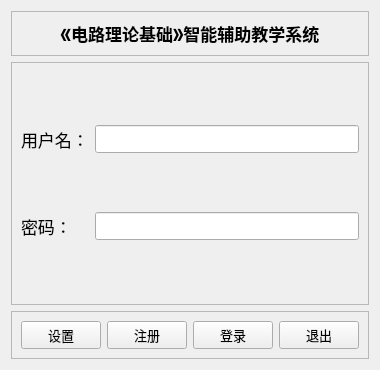
<?xml version="1.0" encoding="UTF-8"?>
<ui version="4.0">
 <class>Login</class>
 <widget class="QWidget" name="Login">
  <property name="geometry">
   <rect>
    <x>0</x>
    <y>0</y>
    <width>356</width>
    <height>370</height>
   </rect>
  </property>
  <property name="sizePolicy">
   <sizepolicy hsizetype="Fixed" vsizetype="Fixed">
    <horstretch>0</horstretch>
    <verstretch>0</verstretch>
   </sizepolicy>
  </property>
  <property name="windowTitle">
   <string>欢迎使用《电路理论基础》智能辅助教学系统</string>
  </property>
  <layout class="QVBoxLayout" name="verticalLayout">
   <item>
    <widget class="QFrame" name="frame">
     <property name="sizePolicy">
      <sizepolicy hsizetype="Preferred" vsizetype="Fixed">
       <horstretch>0</horstretch>
       <verstretch>0</verstretch>
      </sizepolicy>
     </property>
     <property name="frameShape">
      <enum>QFrame::Shape::StyledPanel</enum>
     </property>
     <property name="frameShadow">
      <enum>QFrame::Shadow::Raised</enum>
     </property>
     <layout class="QHBoxLayout" name="horizontalLayout">
      <item>
       <widget class="QLabel" name="label_2">
        <property name="font">
         <font>
          <pointsize>13</pointsize>
          <bold>true</bold>
         </font>
        </property>
        <property name="text">
         <string>《电路理论基础》智能辅助教学系统</string>
        </property>
        <property name="alignment">
         <set>Qt::AlignmentFlag::AlignCenter</set>
        </property>
       </widget>
      </item>
     </layout>
    </widget>
   </item>
   <item>
    <widget class="QFrame" name="frame_2">
     <property name="sizePolicy">
      <sizepolicy hsizetype="Preferred" vsizetype="Expanding">
       <horstretch>0</horstretch>
       <verstretch>0</verstretch>
      </sizepolicy>
     </property>
     <property name="frameShape">
      <enum>QFrame::Shape::StyledPanel</enum>
     </property>
     <property name="frameShadow">
      <enum>QFrame::Shadow::Raised</enum>
     </property>
     <layout class="QGridLayout" name="gridLayout">
      <item row="0" column="0">
       <widget class="QLabel" name="label_3">
        <property name="font">
         <font>
          <pointsize>13</pointsize>
         </font>
        </property>
        <property name="text">
         <string>用户名：</string>
        </property>
       </widget>
      </item>
      <item row="0" column="1">
       <widget class="QLineEdit" name="lineEdit">
        <property name="font">
         <font>
          <pointsize>13</pointsize>
         </font>
        </property>
       </widget>
      </item>
      <item row="1" column="0">
       <widget class="QLabel" name="label_4">
        <property name="font">
         <font>
          <pointsize>13</pointsize>
         </font>
        </property>
        <property name="text">
         <string>密码：</string>
        </property>
       </widget>
      </item>
      <item row="1" column="1">
       <widget class="QLineEdit" name="lineEdit_2">
        <property name="font">
         <font>
          <pointsize>13</pointsize>
         </font>
        </property>
        <property name="echoMode">
         <enum>QLineEdit::EchoMode::Password</enum>
        </property>
       </widget>
      </item>
     </layout>
    </widget>
   </item>
   <item>
    <widget class="QFrame" name="frame_3">
     <property name="sizePolicy">
      <sizepolicy hsizetype="Preferred" vsizetype="Minimum">
       <horstretch>0</horstretch>
       <verstretch>0</verstretch>
      </sizepolicy>
     </property>
     <property name="frameShape">
      <enum>QFrame::Shape::StyledPanel</enum>
     </property>
     <property name="frameShadow">
      <enum>QFrame::Shadow::Raised</enum>
     </property>
     <layout class="QHBoxLayout" name="horizontalLayout_2">
      <item>
       <widget class="QPushButton" name="pushButton_4">
        <property name="font">
         <font>
          <pointsize>10</pointsize>
         </font>
        </property>
        <property name="text">
         <string>设置</string>
        </property>
        <property name="flat">
         <bool>false</bool>
        </property>
       </widget>
      </item>
      <item>
       <widget class="QPushButton" name="pushButton_3">
        <property name="font">
         <font>
          <pointsize>10</pointsize>
         </font>
        </property>
        <property name="text">
         <string>注册</string>
        </property>
       </widget>
      </item>
      <item>
       <widget class="QPushButton" name="pushButton">
        <property name="font">
         <font>
          <pointsize>10</pointsize>
         </font>
        </property>
        <property name="text">
         <string>登录</string>
        </property>
       </widget>
      </item>
      <item>
       <widget class="QPushButton" name="pushButton_2">
        <property name="font">
         <font>
          <pointsize>10</pointsize>
         </font>
        </property>
        <property name="text">
         <string>退出</string>
        </property>
       </widget>
      </item>
     </layout>
    </widget>
   </item>
  </layout>
 </widget>
 <resources/>
 <connections/>
</ui>
